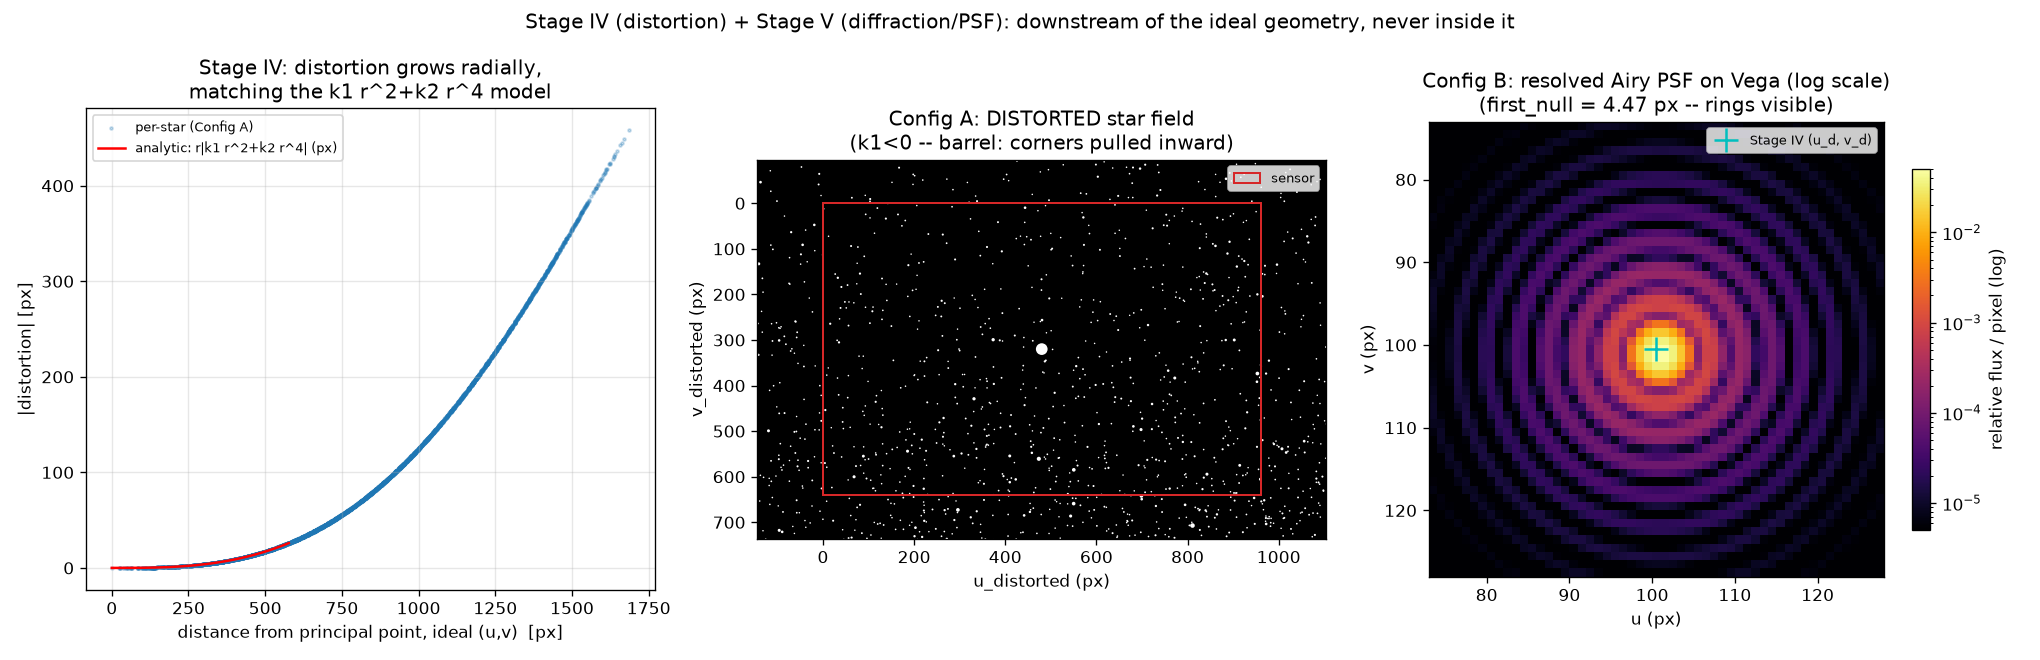

Source code (Python):
"""module-10 -- run_stages_4_5.py

Runs the full Stage I-V pipeline (pipeline.run_stages_1_to_5) on TWO
SimulatorStates that share the same catalog, observer, and pointing (both
aimed straight at Vega, same as run_stages_1_3.py) but differ in camera/
optics/distortion -- so the same code exercises both new stages' interesting
regimes instead of asserting them:

  Config A: 50 mm f/2 wide-field lens (this project's original camera),
            now with nonzero (k1, k2) -- Stage IV actually does something,
            and Stage V lands in the point-source regime (first_null << 1 px,
            same as module-9's synthetic_celestial_camera.py Config B).

  Config B: a 50 mm-aperture "telescope" (module-9's Config A numbers,
            reused exactly), zero distortion, Stage V lands in the
            RESOLVED regime -- an actual Airy disk with rings, which is the
            whole point of Stage V ("the optical system determines shape").

Validation, not just assertion:
  * Stage IV: k1=k2=0 (Config B) must be an exact identity -- checked.
    Radial distortion must vanish at r=0 regardless of k1,k2 -- checked on
    Vega (pointed at directly, so its normalized coordinates start at ~0).
  * Stage V: module-8's own centroid() (star_centroid.py) is run on each
    config's rendered Vega stamp and compared to Stage IV's (u_d, v_d) --
    reusing the SAME optics+sampling validation star_centroid.py already
    did, applied here to the pipeline's own rendering, not a copy of it.
"""

import os
import sys

import numpy as np
import matplotlib.pyplot as plt
from matplotlib.colors import LogNorm

_HERE = os.path.dirname(__file__)
for rel in [("..", "module-9"), ("..", "module-7"), ("..", "module-3"),
           ("..", "module-8")]:
    p = os.path.normpath(os.path.join(_HERE, *rel))
    if p not in sys.path:
        sys.path.insert(0, p)

from camera_model import Camera                          # noqa: E402  (Module 7)
from spherical_astronomy import julian_date                # noqa: E402  (Module 9)
from star_catalog import generate_catalog                  # noqa: E402  (Module 9)
from star_centroid import centroid                          # noqa: E402  (Module 8)

from state import (Star, CelestialScene, Observer, CameraAttitude,
                   CameraIntrinsics, PhysicalOptics, Distortion, Sensor,
                   SimulatorState)
from pipeline import run_stages_1_to_5, star_celestial, star_earth_fixed, \
    star_local, altaz_from_local


def build_scene_and_pointing(rng):
    """The shared celestial scene/observer/pointing both configs below aim
    at -- same real target (Vega), same catalog, only the instrument differs."""
    LAT_DEG, LON_DEG = 40.0, -74.0
    jd = julian_date(2026, 9, 14, hour=22.0)

    vega_ra, vega_dec, vega_mag = 18.615 * 15.0, 38.784, 0.03
    s_c = star_celestial(vega_ra, vega_dec)
    s_e = star_earth_fixed(s_c, jd)
    s_l = star_local(s_e, LAT_DEG, LON_DEG)
    point_alt, point_az = altaz_from_local(s_l)

    ra, dec, mag = generate_catalog(20_000, plane_biased=True, rng=rng)
    stars = [Star(r, d, m) for r, d, m in zip(ra, dec, mag)]
    stars.append(Star(vega_ra, vega_dec, vega_mag, name="Vega"))

    scene = CelestialScene(stars)
    observer = Observer(lat_deg=LAT_DEG, lon_deg=LON_DEG, jd=jd)
    attitude = CameraAttitude.from_pointing(point_alt, point_az)
    return scene, observer, attitude, vega_mag


def build_state(scene, observer, attitude, cam, D_mm, wavelength_optical_nm=550.0,
                exposure_s=1.0, k1=0.0, k2=0.0):
    return SimulatorState(
        scene=scene, observer=observer, attitude=attitude,
        intrinsics=CameraIntrinsics.from_camera_model(cam),
        optics=PhysicalOptics(f_mm=cam.f, D_mm=D_mm, wavelength_optical_nm=wavelength_optical_nm),
        distortion=Distortion(k1=k1, k2=k2),
        sensor=Sensor(px_um=cam.px * 1e3, py_um=cam.py * 1e3, qe=0.7, exposure_s=exposure_s),
    )


def _vega_stamp(state, s4, s5, half_window):
    """Pull the rendered window around Vega back out of Stage V's full
    sensor image, for module-8's centroid() to run on."""
    vega_mask = np.abs(s4["mag"] - VEGA_MAG[0]) < 1e-9
    u_d, v_d = s4["u_d"][vega_mask][0], s4["v_d"][vega_mask][0]
    Nx, Ny = state.intrinsics.Nx, state.intrinsics.Ny
    x0 = int(np.round(u_d)) - half_window
    y0 = int(np.round(v_d)) - half_window
    xs = x0 + np.arange(2 * half_window + 1)
    ys = y0 + np.arange(2 * half_window + 1)
    xs0, xs1 = max(x0, 0), min(x0 + len(xs), Nx)
    ys0, ys1 = max(y0, 0), min(y0 + len(ys), Ny)
    img = s5["expected_image"][ys0:ys1, xs0:xs1]
    return img, xs[(xs >= xs0) & (xs < xs1)], ys[(ys >= ys0) & (ys < ys1)], (u_d, v_d)


VEGA_MAG = [None]


def run_config(name, state, oversample=8):
    s1, s2, s3, s4, s5 = run_stages_1_to_5(state, oversample=oversample)

    print(f"--- {name} ---")
    print(f"  above horizon / in front / distortion applied to: "
          f"{s1['n_above_horizon']:>7,} / {s2['n_in_front']:>7,} / {len(s4['u_d']):>7,} stars")
    print(f"  k1, k2                      : {state.distortion.k1:+.3f}, {state.distortion.k2:+.3f}")

    # distortion_px is computed for EVERY in-front-of-camera star, including
    # extreme grazing rays (z~0, so normalized x_n=s_x/s_z, y_n=s_y/s_z blow
    # up) that Stage III's deliberately-ungated pipeline still carries. A
    # k1 r^2 + k2 r^4 model isn't fit to extrapolate out there -- no real
    # lens's distortion polynomial is either -- so summarizing "max/mean" over
    # that full ungated population is a meaningless, huge number, not a bug.
    # Report it over the same domain the model is actually meant for: stars
    # whose IDEAL (pre-distortion) position lands on the sensor.
    Nx, Ny = state.intrinsics.Nx, state.intrinsics.Ny
    in_frame = ((s3["u"] >= 0) & (s3["u"] < Nx) & (s3["v"] >= 0) & (s3["v"] < Ny))
    d_px = s4["distortion_px"][in_frame]
    print(f"  distortion_px  max / mean   : {d_px.max():.3f} / {d_px.mean():.3f} px "
          f"(over the {int(in_frame.sum()):,} stars actually inside the sensor "
          f"rectangle -- see note above on why the ungated population isn't "
          f"a meaningful domain for this model)")

    vega_mask = np.abs(s4["mag"] - VEGA_MAG[0]) < 1e-9
    du_v, dv_v = s4["du"][vega_mask][0], s4["dv"][vega_mask][0]
    print(f"  Vega (pointed at, r~0)      : (du, dv) = ({du_v:+.2e}, {dv_v:+.2e}) px "
          f"-- distortion vanishes at r=0 regardless of k1,k2, checked not assumed")

    print(f"  Stage V regime              : {s5['regime']}")
    print(f"  first_null_px               : {s5['first_null_px']:.4f} px")
    print(f"  stars rendered               : {s5['n_rendered']:,}")
    if s5["n_rendered"]:
        if s5["half_window"] > 1:
            print(f"  window flux captured        : {s5['flux_captured'].mean()*100:.2f}% "
                  f"(half-window={s5['half_window']} px)")
        print(f"  peak expected value/pixel   : {s5['expected_image'].max():.4g} "
              "(relative-flux units, no photon calibration yet)")

    hw_check = max(s5["half_window"], 6)
    img, xs, ys, (u_d, v_d) = _vega_stamp(state, s4, s5, hw_check)
    if img.sum() > 0:
        u_est, v_est = centroid(img, xs, ys)
        err = np.hypot(u_est - u_d, v_est - v_d)
        print(f"  Vega: Stage IV (u_d,v_d)    = ({u_d:.4f}, {v_d:.4f})")
        print(f"  Vega: rendered-stamp centroid (module-8's centroid(), same "
              f"technique star_centroid.py validated) = ({u_est:.4f}, {v_est:.4f})")
        if s5["half_window"] > 1:
            note = "(well sampled -> tiny, as star_centroid.py found)"
        elif err < 1e-9:
            note = ("(point-source regime; Vega happens to land exactly on an "
                    "integer pixel corner here, so the bilinear split puts all "
                    "its flux on one pixel and recovery is exact -- a special "
                    "case of this regime, not a general property of it)")
        else:
            note = ("(point-source regime -> pulled toward the nearest pixel "
                    "centre, the same pixel-phase effect star_centroid.py found "
                    "-- not a bug)")
        print(f"  centroid error vs (u_d,v_d) = {err:.4f} px {note}")
    print()
    return s1, s2, s3, s4, s5


def main():
    rng = np.random.default_rng(7)
    scene, observer, attitude, vega_mag = build_scene_and_pointing(rng)
    VEGA_MAG[0] = vega_mag

    print("=" * 90)
    print("MODULE 10 -- STAGE IV (Optical Distortion) + STAGE V (Diffraction / PSF)")
    print("=" * 90)

    camA = Camera(f=50.0, Ws=36.0, Hs=24.0, Nx=960, Ny=640, name="wide-field")
    stateA = build_state(scene, observer, attitude, camA, D_mm=25.0,
                         exposure_s=2.0, k1=-0.25, k2=0.05)

    camB = Camera(f=1000.0, Ws=0.603, Hs=0.603, Nx=201, Ny=201, name="telescope")
    stateB = build_state(scene, observer, attitude, camB, D_mm=50.0,
                         exposure_s=0.05, k1=0.0, k2=0.0)

    resA = run_config("Config A: 50mm wide-field lens, k1=-0.25 k2=+0.05 "
                      "(point-source PSF regime)", stateA)
    resB = run_config("Config B: 50mm-aperture telescope, zero distortion "
                      "(resolved Airy PSF regime)", stateB)

    print("Both configs point at the SAME real target (Vega) from the SAME "
          "observer/time;\nonly the instrument (camera + optics + distortion) "
          "differs -- exactly Stage IV/V's\nown claim, that these effects live "
          "entirely downstream of the ideal geometry in\nStage III, now checked "
          "rather than just asserted.")
    print("=" * 90)

    _plot(stateA, resA, stateB, resB)


def _plot(stateA, resA, stateB, resB):
    s3A, s4A = resA[2], resA[3]
    s5B = resB[4]

    fig, axes = plt.subplots(1, 3, figsize=(17, 5.5))

    # ---- panel 1: distortion magnitude vs radius, with analytic overlay --
    # limited to stars near the real sensor -- Stage III's ungated population
    # includes grazing rays (r_ideal -> huge) the distortion polynomial was
    # never meant to extrapolate to (see run_config's printed note); plotting
    # those would blow out the axes and hide the actual FOV-scale behavior.
    ax = axes[0]
    Nx, Ny = stateA.intrinsics.Nx, stateA.intrinsics.Ny
    near_frame = ((s3A["u"] > -Nx) & (s3A["u"] < 2 * Nx) &
                 (s3A["v"] > -Ny) & (s3A["v"] < 2 * Ny))
    r_ideal = np.hypot(s3A["u"][near_frame] - stateA.intrinsics.cx,
                       s3A["v"][near_frame] - stateA.intrinsics.cy)
    ax.scatter(r_ideal, s4A["distortion_px"][near_frame], s=3, alpha=0.25,
              color="tab:blue", label="per-star (Config A)")
    r_n = np.linspace(0, np.hypot(stateA.intrinsics.cx, stateA.intrinsics.cy)
                      / stateA.intrinsics.fx, 200)
    k1, k2 = stateA.distortion.k1, stateA.distortion.k2
    disp_n = r_n * np.abs(k1 * r_n ** 2 + k2 * r_n ** 4)
    ax.plot(r_n * stateA.intrinsics.fx, disp_n * stateA.intrinsics.fx, "r-", lw=1.5,
           label="analytic: r|k1 r^2+k2 r^4| (px)")
    ax.set_xlabel("distance from principal point, ideal (u,v)  [px]")
    ax.set_ylabel("|distortion| [px]")
    ax.set_title("Stage IV: distortion grows radially,\nmatching the k1 r^2+k2 r^4 model")
    ax.legend(fontsize=8); ax.grid(True, alpha=0.3)

    # ---- panel 2: Config A rendered field, DISTORTED positions -----------
    ax = axes[1]
    ax.set_facecolor("black")
    order = np.argsort(-s4A["mag"])
    m = s4A["mag"][order]
    size = np.clip(50.0 * 10 ** (-0.2 * m), 0.6, 60.0)
    ax.scatter(s4A["u_d"][order], s4A["v_d"][order], s=size, c="white", edgecolors="none")
    cam = stateA.intrinsics
    ax.add_patch(plt.Rectangle((0, 0), cam.Nx, cam.Ny, fill=False,
                               edgecolor="tab:red", lw=1.2, label="sensor"))
    ax.set_xlim(-cam.Nx * 0.15, cam.Nx * 1.15)
    ax.set_ylim(cam.Ny * 1.15, -cam.Ny * 0.15)
    ax.set_aspect("equal")
    ax.set_xlabel("u_distorted (px)"); ax.set_ylabel("v_distorted (px)")
    ax.set_title("Config A: DISTORTED star field\n(k1<0 -- barrel: corners pulled inward)")
    ax.legend(fontsize=8, loc="upper right")

    # ---- panel 3: Config B, resolved Airy PSF around Vega -----------------
    ax = axes[2]
    vega_mask = np.abs(resB[3]["mag"] - resB[3]["mag"].min()) < 1e-9  # Vega is brightest
    u_d, v_d = resB[3]["u_d"][vega_mask][0], resB[3]["v_d"][vega_mask][0]
    hw = max(s5B["half_window"], 15)
    Nx, Ny = stateB.intrinsics.Nx, stateB.intrinsics.Ny
    x0, x1 = max(int(round(u_d)) - hw, 0), min(int(round(u_d)) + hw + 1, Nx)
    y0, y1 = max(int(round(v_d)) - hw, 0), min(int(round(v_d)) + hw + 1, Ny)
    stamp = s5B["expected_image"][y0:y1, x0:x1]
    # log stretch -- the Airy rings are ~1-2% of the peak; a linear scale
    # buries them to black, which would make the title's claim about rings
    # false. Floor at 1e-4 of the peak so the plot doesn't choke on true
    # zeros (outside the rendered window) while still showing faint rings.
    vmax = stamp.max()
    im = ax.imshow(stamp, cmap="inferno", origin="upper", extent=[x0, x1, y1, y0],
                   norm=LogNorm(vmin=max(vmax * 1e-4, 1e-12), vmax=vmax))
    ax.plot(u_d, v_d, "c+", ms=14, mew=1.5, label="Stage IV (u_d, v_d)")
    ax.set_xlabel("u (px)"); ax.set_ylabel("v (px)")
    ax.set_title(f"Config B: resolved Airy PSF on Vega (log scale)\n"
                f"(first_null = {s5B['first_null_px']:.2f} px -- rings visible)")
    ax.legend(fontsize=8)
    fig.colorbar(im, ax=ax, shrink=0.75, label="relative flux / pixel (log)")

    fig.suptitle("Stage IV (distortion) + Stage V (diffraction/PSF): "
                 "downstream of the ideal geometry, never inside it", fontsize=12)
    fig.tight_layout()
    fig.savefig("run_stages_4_5.png", dpi=120)


if __name__ == "__main__":
    main()
    plt.show()
